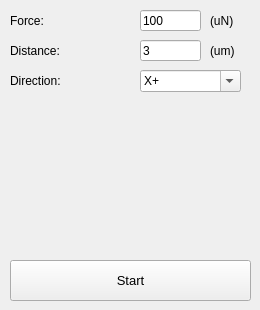
    <widget class="QWidget" name="push">
     <attribute name="title">
      <string>Push</string>
     </attribute>
     <widget class="QLabel" name="label_10">
      <property name="geometry">
       <rect>
        <x>10</x>
        <y>40</y>
        <width>101</width>
        <height>21</height>
       </rect>
      </property>
      <property name="text">
       <string>Distance:</string>
      </property>
     </widget>
     <widget class="QLabel" name="label_11">
      <property name="geometry">
       <rect>
        <x>10</x>
        <y>10</y>
        <width>101</width>
        <height>21</height>
       </rect>
      </property>
      <property name="text">
       <string>Force:</string>
      </property>
     </widget>
     <widget class="QLabel" name="label_12">
      <property name="geometry">
       <rect>
        <x>10</x>
        <y>70</y>
        <width>101</width>
        <height>21</height>
       </rect>
      </property>
      <property name="text">
       <string>Direction:</string>
      </property>
     </widget>
     <widget class="QLineEdit" name="push_force">
      <property name="geometry">
       <rect>
        <x>140</x>
        <y>10</y>
        <width>61</width>
        <height>21</height>
       </rect>
      </property>
      <property name="font">
       <font>
        <family>Arial</family>
        <pointsize>9</pointsize>
       </font>
      </property>
      <property name="text">
       <string>100</string>
      </property>
     </widget>
     <widget class="QLabel" name="label_9">
      <property name="geometry">
       <rect>
        <x>210</x>
        <y>10</y>
        <width>41</width>
        <height>21</height>
       </rect>
      </property>
      <property name="text">
       <string>(uN)</string>
      </property>
     </widget>
     <widget class="QLabel" name="label_13">
      <property name="geometry">
       <rect>
        <x>210</x>
        <y>40</y>
        <width>41</width>
        <height>21</height>
       </rect>
      </property>
      <property name="text">
       <string>(um)</string>
      </property>
     </widget>
     <widget class="QLineEdit" name="push_distance">
      <property name="geometry">
       <rect>
        <x>140</x>
        <y>40</y>
        <width>61</width>
        <height>21</height>
       </rect>
      </property>
      <property name="font">
       <font>
        <family>Arial</family>
        <pointsize>9</pointsize>
       </font>
      </property>
      <property name="text">
       <string>3</string>
      </property>
     </widget>
     <widget class="QComboBox" name="push_direction">
      <property name="geometry">
       <rect>
        <x>140</x>
        <y>70</y>
        <width>101</width>
        <height>22</height>
       </rect>
      </property>
      <property name="font">
       <font>
        <family>Arial</family>
        <pointsize>9</pointsize>
       </font>
      </property>
      <property name="editable">
       <bool>true</bool>
      </property>
      <item>
       <property name="text">
        <string>X+</string>
       </property>
      </item>
     </widget>
     <widget class="QPushButton" name="start_2">
      <property name="geometry">
       <rect>
        <x>10</x>
        <y>260</y>
        <width>241</width>
        <height>41</height>
       </rect>
      </property>
      <property name="font">
       <font>
        <family>Arial</family>
        <pointsize>10</pointsize>
       </font>
      </property>
      <property name="text">
       <string>Start</string>
      </property>
      <property name="autoRepeatInterval">
       <number>101</number>
      </property>
     </widget>
    </widget>
